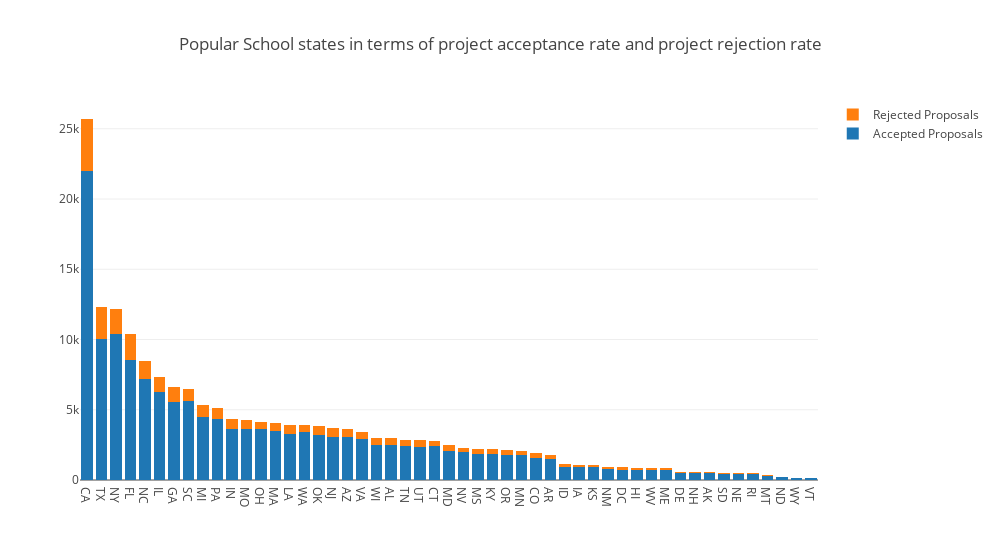

The cell this chart's notebook holds for it:
### Markdown cell above
### 5.2 Influence of state on % approved

### Code cell
temp = train_data["school_state"].value_counts()
#print(temp.values)
temp_y0 = []
temp_y1 = []
for val in temp.index:
    temp_y1.append(np.sum(target_data[train_data["school_state"]==val] == 1))
    temp_y0.append(np.sum(target_data[train_data["school_state"]==val] == 0))    
trace1 = go.Bar(
    x = temp.index,
    y = temp_y1,
    name='Accepted Proposals'
)
trace2 = go.Bar(
    x = temp.index,
    y = temp_y0, 
    name='Rejected Proposals'
)

data = [trace1, trace2]
layout = go.Layout(
    title = "Popular School states in terms of project acceptance rate and project rejection rate",
    barmode='stack',
    width = 1000
)

fig = go.Figure(data=data, layout=layout)
py.iplot(fig)

### Figure 1 — Plotly figure (JSON) as saved in the notebook; plotly's stock layout.template omitted (floating-point values rounded to 4 significant figures)
{"data": [{"name": "Accepted Proposals", "type": "bar", "x": ["CA", "TX", "NY", "FL", "NC", "IL", "GA", "SC", "MI", "PA", "IN", "MO", "OH", "MA", "LA", "WA", "OK", "NJ", "AZ", "VA", "WI", "AL", "TN", "UT", "CT", "MD", "NV", "MS", "KY", "OR", "MN", "CO", "AR", "ID", "IA", "KS", "NM", "DC", "HI", "WV", "ME", "DE", "NH", "AK", "SD", "NE", "RI", "MT", "ND", "WY", "VT"], "y": [22006, 10036, 10377, 8541, 7223, 6260, 5535, 5590, 4496, 4342, 3658, 3642, 3607, 3487, 3291, 3388, 3195, 3096, 3042, 2947, 2521, 2507, 2416, 2350, 2410, 2074, 1968, 1874, 1863, 1813, 1762, 1596, 1462, 937, 913, 904, 753, 733, 733, 728, 710, 525, 509, 473, 426, 420, 401, 318, 215, 155, 118]}, {"name": "Rejected Proposals", "type": "bar", "x": ["CA", "TX", "NY", "FL", "NC", "IL", "GA", "SC", "MI", "PA", "IN", "MO", "OH", "MA", "LA", "WA", "OK", "NJ", "AZ", "VA", "WI", "AL", "TN", "UT", "CT", "MD", "NV", "MS", "KY", "OR", "MN", "CO", "AR", "ID", "IA", "KS", "NM", "DC", "HI", "WV", "ME", "DE", "NH", "AK", "SD", "NE", "RI", "MT", "ND", "WY", "VT"], "y": [3689, 2268, 1780, 1818, 1240, 1072, 1101, 873, 828, 751, 656, 605, 532, 567, 655, 515, 634, 575, 572, 499, 462, 448, 420, 464, 356, 406, 329, 348, 309, 306, 293, 291, 295, 176, 166, 156, 163, 169, 136, 111, 117, 64, 78, 84, 68, 73, 74, 66, 33, 22, 21]}], "layout": {"barmode": "stack", "title": "Popular School states in terms of project acceptance rate and project rejection rate", "width": 1000}}
